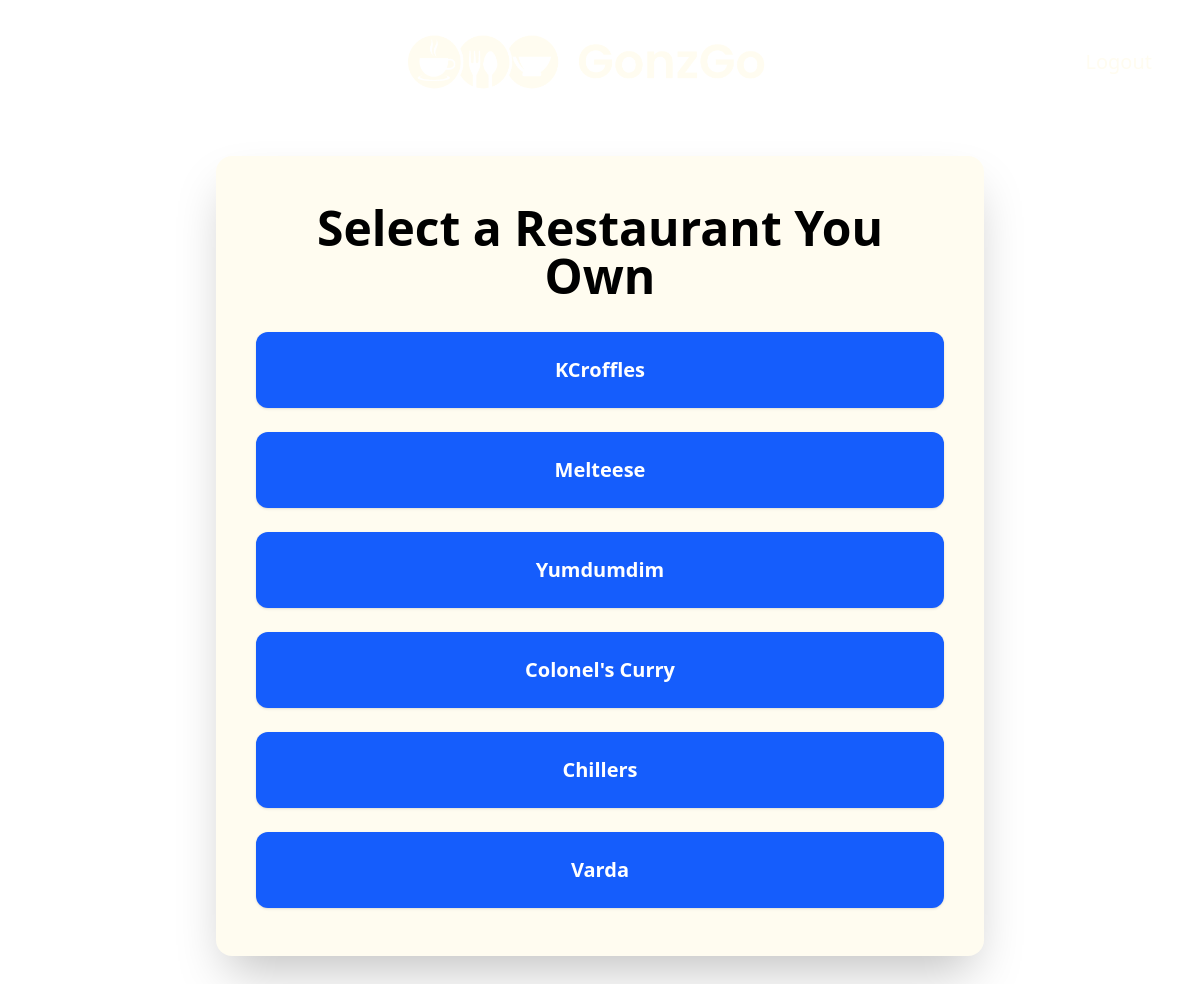
Page /stalls/owner/select-stall/ (signed in) on the committed database.
### stalls/models.py (models this page shows, shortened)
class FoodStall(models.Model):
    name = models.CharField(max_length=100)
    description = models.TextField(blank=True)
    slug = models.SlugField(unique=True)
    image = models.ImageField(upload_to='stalls/', blank=True)
    qr_code = models.ImageField(upload_to="stall_qrcodes/", blank=True, null=True)
    owner = models.ForeignKey(
        User,
        on_delete=models.CASCADE,
        null=True,
        blank=True,
        default=None,
        related_name='owned_stalls'
    )

### stalls/views.py (the view)
# urls.py: path('owner/select-stall/', views.select_stall, name='select_stall'),
@login_required
def select_stall(request):
    owned_stalls = request.user.owned_stalls.all()
    if owned_stalls.count() == 1:
        return redirect('owner_stall_orders', stall_id=owned_stalls.first().id)
    return render(request, 'stalls/owners/select_stall.html', {'stalls': owned_stalls})

### stalls/templates/stalls/owners/select_stall.html (shortened to what this page needs)
{% load static %}
<!DOCTYPE html>
<html lang="en">
  <head>
    <script src="https://cdn.jsdelivr.net/npm/@tailwindcss/browser@4"></script>
  </head>
  <body class="min-h-screen bg-[url('{% static 'images/background.png' %}')] bg-cover bg-center bg-fixed">
    <nav class="relative flex items-center justify-center py-12 px-12">
      <div class="absolute left-1/2 -translate-x-1/2 flex items-center">
        <a href="{% url 'landing' %}">
          <img src="{% static 'images/logo-2.png' %}" alt="GonzGo Logo" class="w-96" />
        </a>
      </div>
      <div class="ml-auto flex items-center space-x-8">
        <form action="{% url 'users:logout' %}" method="post" style="display: inline">
          <button type="submit" class="cursor-pointer text-xl text-[#fffcf0] font-medium hover:underline">Logout</button>
        </form>
      </div>
    </nav>
    <div class="flex items-center justify-center py-8 px-4">
      <div class="bg-[#fffcf0] w-3xl mx-auto py-12 px-10 rounded-2xl shadow-2xl text-center">
        <h1 class="text-5xl font-bold mb-8">Select a Restaurant You Own</h1>
        <div class="space-y-6">
          {% for stall in stalls %}
          <a href="{% url 'stalls:owner_stall_orders' stall.id %}" class="block bg-blue-600 hover:bg-blue-700 text-white text-xl rounded-xl py-6 px-8 font-semibold shadow transition"> {{ stall.name }} </a>
          {% empty %}
          <div class="text-gray-400 italic">You don't own any stalls.</div>
          {% endfor %}
        </div>
      </div>
    </div>
  </body>
</html>

### rows in the picture
FoodStall: name "KCroffles"
FoodStall: name "Melteese"
FoodStall: name "Yumdumdim"
FoodStall: name "Colonel's Curry"
FoodStall: name "Chillers"
FoodStall: name "Varda"
